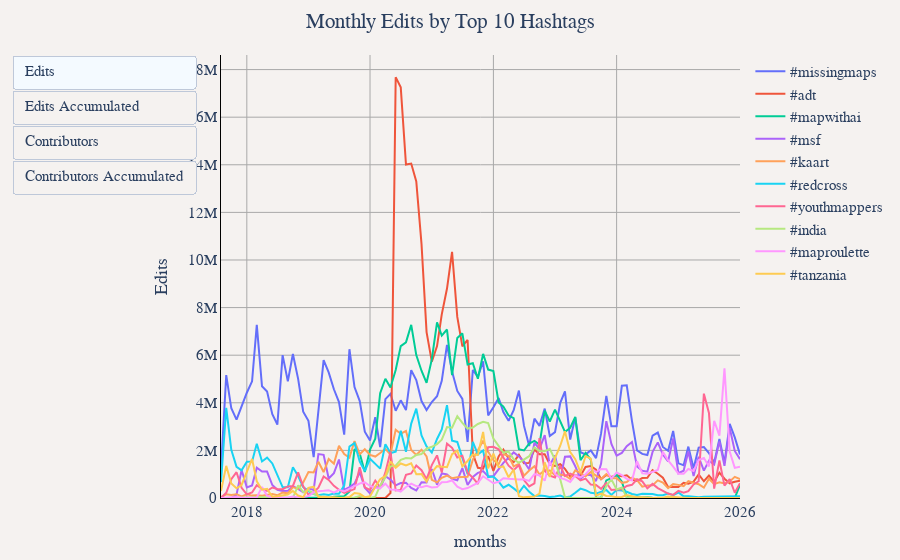

The cell this chart's notebook holds for it:
### Markdown cell above
## Monthly Top 10 Hashtags: Edits, Accumulated Edits, Contributors and Accumulated Contributors

### Code cell
# Get top 10 hashtags by total edits
df = duckdb.sql("""
WITH hashtag_expanded AS (
    SELECT 
        year,
        month,
        user_name,
        edit_count,
        unnest(hashtags) as hashtag
    FROM '../changeset_data/year=*/month=*/*.parquet'
    WHERE hashtags IS NOT NULL
),
top_hashtags AS (
    SELECT hashtag
    FROM (
        SELECT
            hashtag,
            SUM(edit_count) as total_edits
        FROM hashtag_expanded
        GROUP BY hashtag
        ORDER BY total_edits DESC
        LIMIT 10
    )
),
monthly_hashtag_data AS (
    SELECT 
        he.year,
        he.month,
        CONCAT(he.year, '-', LPAD(CAST(he.month as VARCHAR), 2, '0')) as months,
        he.hashtag,
        COUNT(DISTINCT he.user_name) as "Contributors",
        SUM(he.edit_count) as "Edits"
    FROM hashtag_expanded he
    WHERE he.hashtag IN (SELECT hashtag FROM top_hashtags)
    GROUP BY he.year, he.month, he.hashtag
)
SELECT 
    months,
    hashtag,
    "Contributors",
    "Edits",
    SUM("Contributors") OVER (PARTITION BY hashtag ORDER BY year, month) as "Contributors Accumulated",
    SUM("Edits") OVER (PARTITION BY hashtag ORDER BY year, month) as "Edits Accumulated"
FROM monthly_hashtag_data
ORDER BY year, month, hashtag
""").df()

util.show_figure(
    [
        util.FigureConfig(
            title="Monthly Edits by Top 10 Hashtags",
            label="Edits",
            x_col="months",
            y_col="Edits",
            group_col="hashtag",
            query_or_df=df,
        ),
        util.FigureConfig(
            title="Accumulated Edits by Top 10 Hashtags",
            label="Edits Accumulated",
            x_col="months",
            y_col="Edits Accumulated",
            group_col="hashtag",
            query_or_df=df,
        ),
        util.FigureConfig(
            title="Monthly Contributors by Top 10 Hashtags",
            label="Contributors",
            x_col="months",
            y_col="Contributors",
            group_col="hashtag",
            query_or_df=df,
        ),
        util.FigureConfig(
            title="Accumulated Contributors by Top 10 Hashtags",
            label="Contributors Accumulated",
            x_col="months",
            y_col="Contributors Accumulated",
            group_col="hashtag",
            query_or_df=df,
        ),
    ]
)
